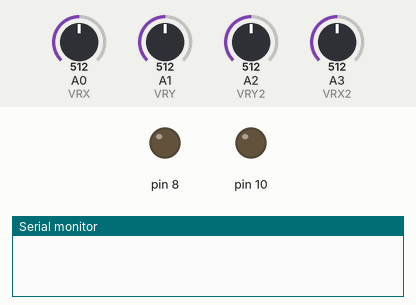
The sketch below on a simulated Arduino Leonardo, built with avr-gcc and run on an emulated ATmega32U4. Parts: output pins drawn as LEDs (lit = HIGH), the last lines printed to the serial monitor. Inputs (shaded band) come from the test bench; at power-on: A3 (VRX2) = 512, A0 (VRX) = 512, A1 (VRY) = 512, A2 (VRY2) = 512. USB keyboard and mouse output is not drawn.

Above: at 1.2 s.
1.3 s: A3 (VRX2) set to 756
3.2 s: A3 (VRX2) set to 786
At 4.4 s:
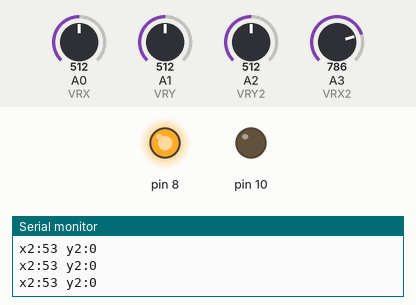
4.7 s: A3 (VRX2) set to 856
6.2 s: A3 (VRX2) set to 891
At 7.4 s:
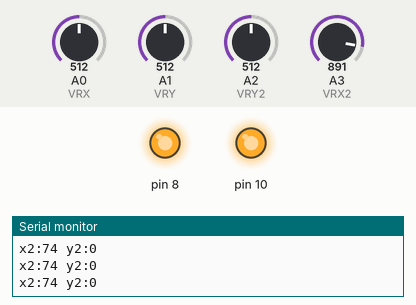
7.7 s: A3 (VRX2) set to 966
9.2 s: A3 (VRX2) set to 990
At 9.6 s:
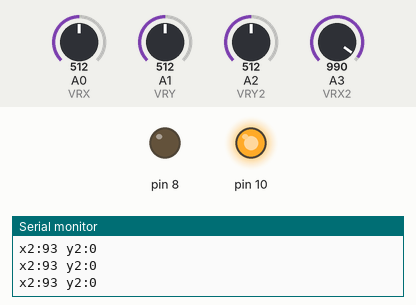
Timing chart, 0 to 11.7 s (numbered marks = the images above; inputs shaded):
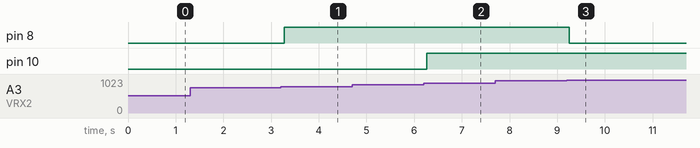

Measured:
- the behaviour switches between 772 and 773 on A3 (VRX2) (found by bisection; images 0 and 1)
- the behaviour switches between 874 and 875 on A3 (VRX2) (found by bisection; images 1 and 2)
- the behaviour switches between 977 and 978 on A3 (VRX2) (found by bisection; images 2 and 3)
- after the input at 3.2 s, pin 8: LOW → HIGH after 0.07 s
- after the input at 6.2 s, pin 10: LOW → HIGH after 0.07 s
- after the input at 9.2 s, pin 8: HIGH → LOW after 0.06 s

The sketch:

sketch_feb28b.ino
```cpp
#define VRX A0
#define VRY A1
#define VRX2 A3
#define VRY2 A2


int tlacitko = 52;
int tlacitko2 = 50;
int tlacitko3 = 48;
int tlacitko4 = 46;
int tlacitko5 = 44;
int tlacitko6 = 42;
int red_light_pin= 26;
int green_light_pin = 28;
int nulaX, nulaY, nulaX2, nulaY2;
int x, y, x2, y2;
int buttonState = 0;
int buttonState2 = 0;
int buttonState3 = 0;
int buttonState4 = 0;
int buttonState5 = 0;
int buttonState6 = 0;
#include <Keyboard.h>
void readJoy() {
  x = analogRead(VRX) - nulaX;
  if (x >= 0)
    x = map(x, 0, 1023-nulaX, 0, 100);
  else

    x = map(x, -nulaX, 0, -100, 0);

  y = analogRead(VRY) - nulaY;
  if (y >= 0)
    y = -map(y, 0, 1023-nulaY, 0, 100);
  else
    y = -map(y, -nulaY, 0, -100, 0);

  x2 = analogRead(VRX2) - nulaX2;
  if (x2 >= 0)
    x2 = map(x2, 0, 1023-nulaX2, 0, 100);
  else
    x2 = map(x2, -nulaX2, 0, -100, 0);

  y2 = analogRead(VRY2) - nulaY2;
  if (y2 >= 0)
    y2 = -map(y2, 0, 1023-nulaY2, 0, 100);
  else
    y2 = -map(y2, -nulaY2, 0, -100, 0);


}

void setup()
{
   Keyboard.begin();
  pinMode(red_light_pin, OUTPUT);
  pinMode(green_light_pin, OUTPUT);
  pinMode(tlacitko, INPUT);
  pinMode(tlacitko2, INPUT);
  pinMode(tlacitko3, INPUT);
  pinMode(tlacitko4, INPUT);
  pinMode(tlacitko5, INPUT);
  pinMode(tlacitko6, INPUT);
  pinMode(VRX, INPUT);
  pinMode(VRY, INPUT);
  pinMode(VRX2, INPUT);
  pinMode(VRY2, INPUT);
       Serial.begin(9600);
  nulaX = analogRead(VRX);
  nulaY = analogRead(VRY);
  nulaX2 = analogRead(VRX2);
  nulaY2 = analogRead(VRY2);

}

void loop()
{
  if ( Serial.available())
  {
    char ch = Serial.read();
    if (ch == 'a')
    {
      analogWrite(red_light_pin, 255);
      }
      else{
      analogWrite(red_light_pin, 0);
      }
  }
  readJoy();
  // read the state of the pushbutton value:
  buttonState = digitalRead(tlacitko);
  buttonState2= digitalRead(tlacitko2);
  buttonState3= digitalRead(tlacitko3);
  buttonState4= digitalRead(tlacitko4);
  buttonState5= digitalRead(tlacitko5);
  buttonState6= digitalRead(tlacitko6);
  // check if the pushbutton is pressed. If it is, the buttonState is HIGH:
  if (buttonState == HIGH)
  {
    Serial.println("rotace vlevo");
  }
  if (buttonState2== HIGH)
  {
    Serial.println("strelba");
    }
  if(buttonState3 == HIGH)
  {
    Serial.println("rotace vpravo");
  }
  if(buttonState4 == HIGH)
  {
    Serial.println("strelba2");
  }
  if(buttonState5 == HIGH)
  {
    Serial.println("rotace vpravo2");
  }
  if(buttonState6 == HIGH)
  {
    Serial.println("rotace vlevo2");
    }
  if(x>5 || y>5 || x<-5 || y<-5)
  {
  Serial.print("x:");
  Serial.print(x);
  Serial.print(" y:");
  Serial.println(y);

  }
  if(x2>5 || y2 >5 || x2 <-5 || y2<-5)
  {
  Serial.print("x2:");
  Serial.print(x2);
  Serial.print(" y2:");
  Serial.println(y2);
  if(x2>10)
  {
     Keyboard.write('W');
      delayMicroseconds(1);
  }
  if(x2<-10)
  {
    Keyboard.write('S');
     delayMicroseconds(1);
  }
  if(y>10)
  {
    Keyboard.write('D');
     delayMicroseconds(1);
    }
      if(y<-10)
  {
    Keyboard.write('A');
     delayMicroseconds(1);
    }
  if(x2>90){
  analogWrite(red_light_pin, 0);
  analogWrite(green_light_pin, 255);
  }
  if(x2<90 && x2 > 70){
    analogWrite(red_light_pin, 255);
  analogWrite(green_light_pin, 140);
    }
    if(x2<70 && x2> 50){
      analogWrite(red_light_pin, 255);
  analogWrite(green_light_pin, 0);
      }
  }
  if(x2<50)
  {
  analogWrite(red_light_pin, 0);

  analogWrite(green_light_pin, 0);
  }


  delay(100);
}
```
